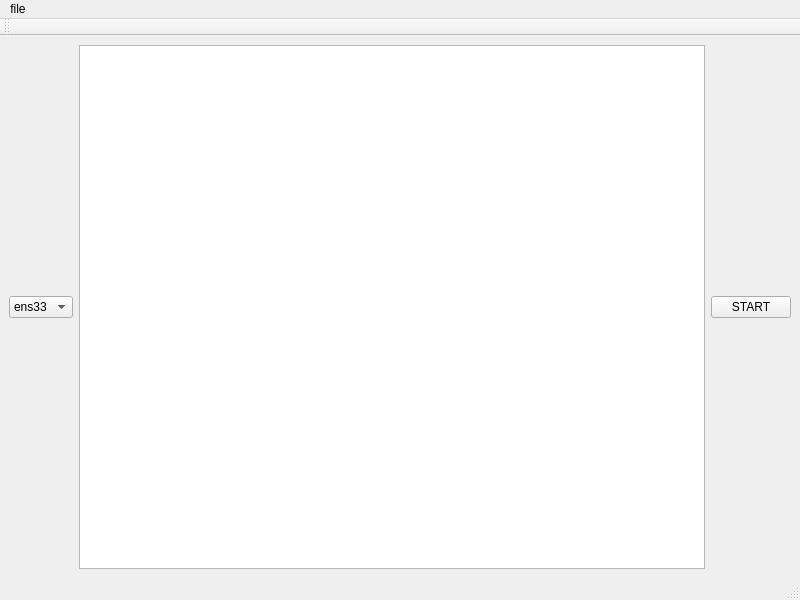
<?xml version="1.0" encoding="UTF-8"?>
<ui version="4.0">
 <class>MainWindow</class>
 <widget class="QMainWindow" name="MainWindow">
  <property name="geometry">
   <rect>
    <x>0</x>
    <y>0</y>
    <width>800</width>
    <height>600</height>
   </rect>
  </property>
  <property name="windowTitle">
   <string>MainWindow</string>
  </property>
  <property name="windowIcon">
   <iconset>
    <normaloff>../../learn/PyQt/icon/mask.ico</normaloff>../../learn/PyQt/icon/mask.ico</iconset>
  </property>
  <property name="accessibleName">
   <string>Main_Window</string>
  </property>
  <property name="layoutDirection">
   <enum>Qt::LeftToRight</enum>
  </property>
  <widget class="QWidget" name="centralwidget">
   <layout class="QHBoxLayout" name="horizontalLayout">
    <item>
     <widget class="QComboBox" name="NIChooser">
      <item>
       <property name="text">
        <string>ens33</string>
       </property>
      </item>
      <item>
       <property name="text">
        <string>ens38</string>
       </property>
      </item>
      <item>
       <property name="text">
        <string>lo</string>
       </property>
      </item>
     </widget>
    </item>
    <item>
     <widget class="QTextBrowser" name="ShowCapture">
      <property name="autoFillBackground">
       <bool>true</bool>
      </property>
      <property name="verticalScrollBarPolicy">
       <enum>Qt::ScrollBarAsNeeded</enum>
      </property>
      <property name="horizontalScrollBarPolicy">
       <enum>Qt::ScrollBarAsNeeded</enum>
      </property>
     </widget>
    </item>
    <item>
     <widget class="QPushButton" name="SScapture">
      <property name="text">
       <string>START</string>
      </property>
     </widget>
    </item>
   </layout>
  </widget>
  <widget class="QMenuBar" name="menubar">
   <property name="geometry">
    <rect>
     <x>0</x>
     <y>0</y>
     <width>800</width>
     <height>25</height>
    </rect>
   </property>
   <widget class="QMenu" name="menuFile">
    <property name="title">
     <string>file</string>
    </property>
    <addaction name="separator"/>
    <addaction name="separator"/>
    <addaction name="actionExit"/>
   </widget>
   <addaction name="menuFile"/>
  </widget>
  <widget class="QStatusBar" name="statusbar"/>
  <widget class="QToolBar" name="toolBar">
   <property name="windowTitle">
    <string>toolBar</string>
   </property>
   <attribute name="toolBarArea">
    <enum>TopToolBarArea</enum>
   </attribute>
   <attribute name="toolBarBreak">
    <bool>false</bool>
   </attribute>
  </widget>
  <action name="actionExit">
   <property name="text">
    <string>exit</string>
   </property>
  </action>
 </widget>
 <resources/>
 <connections/>
</ui>
